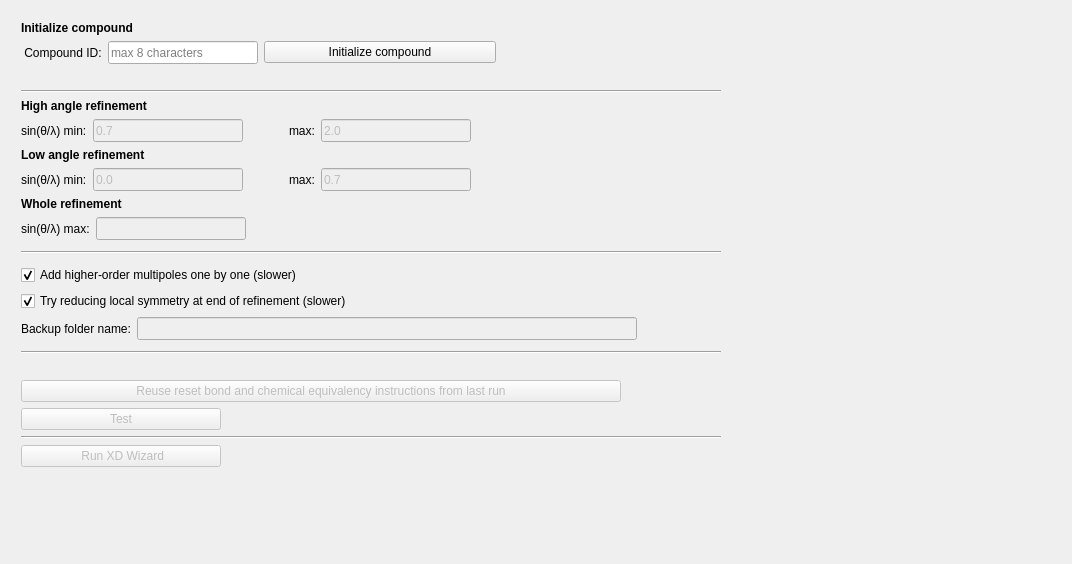
          <widget class="QWidget" name="scrollAreaWidgetContents">
           <property name="enabled">
            <bool>true</bool>
           </property>
           <property name="geometry">
            <rect>
             <x>0</x>
             <y>0</y>
             <width>1072</width>
             <height>564</height>
            </rect>
           </property>
           <property name="autoFillBackground">
            <bool>true</bool>
           </property>
           <layout class="QGridLayout" name="gridLayout_33">
            <item row="0" column="0">
             <layout class="QVBoxLayout" name="wizLayout">
              <property name="leftMargin">
               <number>10</number>
              </property>
              <property name="topMargin">
               <number>10</number>
              </property>
              <property name="rightMargin">
               <number>10</number>
              </property>
              <property name="bottomMargin">
               <number>10</number>
              </property>
              <item>
               <widget class="QLabel" name="label_11">
                <property name="text">
                 <string>&lt;html&gt;&lt;head/&gt;&lt;body&gt;&lt;p&gt;&lt;span style=&quot; font-weight:600;&quot;&gt;Initialize compound&lt;/span&gt;&lt;/p&gt;&lt;/body&gt;&lt;/html&gt;</string>
                </property>
               </widget>
              </item>
              <item>
               <layout class="QHBoxLayout" name="horizontalLayout_52">
                <property name="topMargin">
                 <number>0</number>
                </property>
                <item>
                 <widget class="QLabel" name="label_51">
                  <property name="text">
                   <string> Compound ID:</string>
                  </property>
                 </widget>
                </item>
                <item>
                 <widget class="QLineEdit" name="xdWizCmpID">
                  <property name="minimumSize">
                   <size>
                    <width>0</width>
                    <height>23</height>
                   </size>
                  </property>
                  <property name="maximumSize">
                   <size>
                    <width>150</width>
                    <height>16777215</height>
                   </size>
                  </property>
                  <property name="maxLength">
                   <number>8</number>
                  </property>
                  <property name="placeholderText">
                   <string>max 8 characters</string>
                  </property>
                 </widget>
                </item>
                <item>
                 <widget class="QPushButton" name="xdWizINIBut">
                  <property name="minimumSize">
                   <size>
                    <width>232</width>
                    <height>0</height>
                   </size>
                  </property>
                  <property name="text">
                   <string>Initialize compound</string>
                  </property>
                 </widget>
                </item>
                <item>
                 <spacer name="horizontalSpacer_25">
                  <property name="orientation">
                   <enum>Qt::Horizontal</enum>
                  </property>
                  <property name="sizeHint" stdset="0">
                   <size>
                    <width>40</width>
                    <height>20</height>
                   </size>
                  </property>
                 </spacer>
                </item>
               </layout>
              </item>
              <item>
               <widget class="QLabel" name="xdWizINILab">
                <property name="font">
                 <font>
                  <italic>true</italic>
                 </font>
                </property>
                <property name="text">
                 <string/>
                </property>
               </widget>
              </item>
              <item>
               <widget class="Line" name="line_3">
                <property name="maximumSize">
                 <size>
                  <width>700</width>
                  <height>16777215</height>
                 </size>
                </property>
                <property name="orientation">
                 <enum>Qt::Horizontal</enum>
                </property>
               </widget>
              </item>
              <item>
               <layout class="QVBoxLayout" name="verticalLayout_11">
                <property name="topMargin">
                 <number>0</number>
                </property>
                <property name="bottomMargin">
                 <number>5</number>
                </property>
                <item>
                 <widget class="QLabel" name="label_53">
                  <property name="text">
                   <string>&lt;b&gt;High angle refinement&lt;/b&gt;</string>
                  </property>
                 </widget>
                </item>
                <item>
                 <layout class="QHBoxLayout" name="horizontalLayout_57">
                  <property name="topMargin">
                   <number>0</number>
                  </property>
                  <item>
                   <widget class="QLabel" name="label_52">
                    <property name="text">
                     <string>sin(θ/λ) min:</string>
                    </property>
                   </widget>
                  </item>
                  <item>
                   <widget class="QLineEdit" name="wizHighSnlMin">
                    <property name="enabled">
                     <bool>false</bool>
                    </property>
                    <property name="minimumSize">
                     <size>
                      <width>0</width>
                      <height>23</height>
                     </size>
                    </property>
                    <property name="maximumSize">
                     <size>
                      <width>150</width>
                      <height>16777215</height>
                     </size>
                    </property>
                    <property name="text">
                     <string>0.7</string>
                    </property>
                   </widget>
                  </item>
                  <item>
                   <spacer name="horizontalSpacer_26">
                    <property name="orientation">
                     <enum>Qt::Horizontal</enum>
                    </property>
                    <property name="sizeType">
                     <enum>QSizePolicy::Fixed</enum>
                    </property>
                    <property name="sizeHint" stdset="0">
                     <size>
                      <width>40</width>
                      <height>20</height>
                     </size>
                    </property>
                   </spacer>
                  </item>
                  <item>
                   <widget class="QLabel" name="label_54">
                    <property name="text">
                     <string>max:</string>
                    </property>
                   </widget>
                  </item>
                  <item>
                   <widget class="QLineEdit" name="wizHighSnlMax">
                    <property name="enabled">
                     <bool>false</bool>
                    </property>
                    <property name="minimumSize">
                     <size>
                      <width>0</width>
                      <height>23</height>
                     </size>
                    </property>
                    <property name="maximumSize">
                     <size>
                      <width>150</width>
                      <height>16777215</height>
                     </size>
                    </property>
                    <property name="text">
                     <string>2.0</string>
                    </property>
                   </widget>
                  </item>
                  <item>
                   <spacer name="horizontalSpacer_27">
                    <property name="orientation">
                     <enum>Qt::Horizontal</enum>
                    </property>
                    <property name="sizeHint" stdset="0">
                     <size>
                      <width>40</width>
                      <height>20</height>
                     </size>
                    </property>
                   </spacer>
                  </item>
                 </layout>
                </item>
                <item>
                 <widget class="QLabel" name="label_55">
                  <property name="text">
                   <string>&lt;b&gt;Low angle refinement&lt;/b&gt;</string>
                  </property>
                 </widget>
                </item>
                <item>
                 <layout class="QHBoxLayout" name="horizontalLayout_60">
                  <item>
                   <widget class="QLabel" name="label_56">
                    <property name="text">
                     <string>sin(θ/λ) min:</string>
                    </property>
                   </widget>
                  </item>
                  <item>
                   <widget class="QLineEdit" name="wizLowSnlMin">
                    <property name="enabled">
                     <bool>false</bool>
                    </property>
                    <property name="minimumSize">
                     <size>
                      <width>0</width>
                      <height>23</height>
                     </size>
                    </property>
                    <property name="maximumSize">
                     <size>
                      <width>150</width>
                      <height>16777215</height>
                     </size>
                    </property>
                    <property name="text">
                     <string>0.0</string>
                    </property>
                   </widget>
                  </item>
                  <item>
                   <spacer name="horizontalSpacer_35">
                    <property name="orientation">
                     <enum>Qt::Horizontal</enum>
                    </property>
                    <property name="sizeType">
                     <enum>QSizePolicy::Fixed</enum>
                    </property>
                    <property name="sizeHint" stdset="0">
                     <size>
                      <width>40</width>
                      <height>20</height>
                     </size>
                    </property>
                   </spacer>
                  </item>
                  <item>
                   <widget class="QLabel" name="label_57">
                    <property name="text">
                     <string>max:</string>
                    </property>
                   </widget>
                  </item>
                  <item>
                   <widget class="QLineEdit" name="wizLowSnlMax">
                    <property name="enabled">
                     <bool>false</bool>
                    </property>
                    <property name="minimumSize">
                     <size>
                      <width>0</width>
                      <height>23</height>
                     </size>
                    </property>
                    <property name="maximumSize">
                     <size>
                      <width>150</width>
                      <height>16777215</height>
                     </size>
                    </property>
                    <property name="text">
                     <string>0.7</string>
                    </property>
                   </widget>
                  </item>
                  <item>
                   <spacer name="horizontalSpacer_29">
                    <property name="orientation">
                     <enum>Qt::Horizontal</enum>
                    </property>
                    <property name="sizeHint" stdset="0">
                     <size>
                      <width>40</width>
                      <height>20</height>
                     </size>
                    </property>
                   </spacer>
                  </item>
                 </layout>
                </item>
                <item>
                 <widget class="QLabel" name="label_62">
                  <property name="text">
                   <string>&lt;b&gt;Whole refinement&lt;/b&gt;</string>
                  </property>
                 </widget>
                </item>
                <item>
                 <layout class="QHBoxLayout" name="horizontalLayout_29">
                  <property name="bottomMargin">
                   <number>0</number>
                  </property>
                  <item>
                   <widget class="QLabel" name="label_63">
                    <property name="text">
                     <string>sin(θ/λ) max:</string>
                    </property>
                   </widget>
                  </item>
                  <item>
                   <widget class="QLineEdit" name="wizUniSnlMax">
                    <property name="enabled">
                     <bool>false</bool>
                    </property>
                    <property name="minimumSize">
                     <size>
                      <width>0</width>
                      <height>23</height>
                     </size>
                    </property>
                    <property name="maximumSize">
                     <size>
                      <width>150</width>
                      <height>16777215</height>
                     </size>
                    </property>
                   </widget>
                  </item>
                  <item>
                   <spacer name="horizontalSpacer_34">
                    <property name="orientation">
                     <enum>Qt::Horizontal</enum>
                    </property>
                    <property name="sizeHint" stdset="0">
                     <size>
                      <width>40</width>
                      <height>20</height>
                     </size>
                    </property>
                   </spacer>
                  </item>
                 </layout>
                </item>
               </layout>
              </item>
              <item>
               <widget class="Line" name="line_4">
                <property name="maximumSize">
                 <size>
                  <width>700</width>
                  <height>16777215</height>
                 </size>
                </property>
                <property name="orientation">
                 <enum>Qt::Horizontal</enum>
                </property>
               </widget>
              </item>
              <item>
               <layout class="QVBoxLayout" name="verticalLayout_53">
                <property name="topMargin">
                 <number>5</number>
                </property>
                <property name="bottomMargin">
                 <number>5</number>
                </property>
                <item>
                 <widget class="QCheckBox" name="wizSeqMultBox">
                  <property name="text">
                   <string>Add higher-order multipoles one by one (slower)</string>
                  </property>
                  <property name="checked">
                   <bool>true</bool>
                  </property>
                 </widget>
                </item>
                <item>
                 <widget class="QCheckBox" name="lowerSymBox">
                  <property name="text">
                   <string>Try reducing local symmetry at end of refinement (slower)</string>
                  </property>
                  <property name="checked">
                   <bool>true</bool>
                  </property>
                 </widget>
                </item>
                <item>
                 <layout class="QHBoxLayout" name="horizontalLayout_3">
                  <property name="topMargin">
                   <number>0</number>
                  </property>
                  <item>
                   <widget class="QLabel" name="label_13">
                    <property name="text">
                     <string>Backup folder name:</string>
                    </property>
                   </widget>
                  </item>
                  <item>
                   <widget class="QLineEdit" name="wizBackupInput">
                    <property name="enabled">
                     <bool>false</bool>
                    </property>
                    <property name="minimumSize">
                     <size>
                      <width>500</width>
                      <height>23</height>
                     </size>
                    </property>
                    <property name="maximumSize">
                     <size>
                      <width>0</width>
                      <height>16777215</height>
                     </size>
                    </property>
                   </widget>
                  </item>
                  <item>
                   <spacer name="horizontalSpacer_3">
                    <property name="orientation">
                     <enum>Qt::Horizontal</enum>
                    </property>
                    <property name="sizeHint" stdset="0">
                     <size>
                      <width>40</width>
                      <height>20</height>
                     </size>
                    </property>
                   </spacer>
                  </item>
                 </layout>
                </item>
               </layout>
              </item>
              <item>
               <widget class="Line" name="line_6">
                <property name="maximumSize">
                 <size>
                  <width>700</width>
                  <height>16777215</height>
                 </size>
                </property>
                <property name="orientation">
                 <enum>Qt::Horizontal</enum>
                </property>
               </widget>
              </item>
              <item>
               <layout class="QVBoxLayout" name="verticalLayout_54">
                <property name="topMargin">
                 <number>0</number>
                </property>
                <property name="bottomMargin">
                 <number>0</number>
                </property>
                <item>
                 <widget class="QLabel" name="wizTestStatusLab">
                  <property name="font">
                   <font>
                    <italic>true</italic>
                   </font>
                  </property>
                  <property name="text">
                   <string/>
                  </property>
                  <property name="margin">
                   <number>0</number>
                  </property>
                 </widget>
                </item>
               </layout>
              </item>
              <item>
               <widget class="QPushButton" name="wizReuseMasBut">
                <property name="enabled">
                 <bool>false</bool>
                </property>
                <property name="maximumSize">
                 <size>
                  <width>600</width>
                  <height>16777215</height>
                 </size>
                </property>
                <property name="text">
                 <string>Reuse reset bond and chemical equivalency instructions from last run</string>
                </property>
               </widget>
              </item>
              <item>
               <widget class="QPushButton" name="xdWizardTestBut">
                <property name="enabled">
                 <bool>false</bool>
                </property>
                <property name="maximumSize">
                 <size>
                  <width>200</width>
                  <height>16777215</height>
                 </size>
                </property>
                <property name="text">
                 <string>Test</string>
                </property>
               </widget>
              </item>
              <item>
               <widget class="Line" name="line_7">
                <property name="maximumSize">
                 <size>
                  <width>700</width>
                  <height>16777215</height>
                 </size>
                </property>
                <property name="orientation">
                 <enum>Qt::Horizontal</enum>
                </property>
               </widget>
              </item>
              <item>
               <widget class="QPushButton" name="xdWizardBut">
                <property name="enabled">
                 <bool>false</bool>
                </property>
                <property name="maximumSize">
                 <size>
                  <width>200</width>
                  <height>16777215</height>
                 </size>
                </property>
                <property name="text">
                 <string> Run XD Wizard</string>
                </property>
                <property name="icon">
                 <iconset>
                  <normaloff>../../.designer/backup/res/play.ico</normaloff>../../.designer/backup/res/play.ico</iconset>
                </property>
               </widget>
              </item>
              <item>
               <widget class="QLabel" name="xdWizardStatusLab">
                <property name="text">
                 <string/>
                </property>
               </widget>
              </item>
              <item>
               <spacer name="verticalSpacer_27">
                <property name="orientation">
                 <enum>Qt::Vertical</enum>
                </property>
                <property name="sizeHint" stdset="0">
                 <size>
                  <width>20</width>
                  <height>40</height>
                 </size>
                </property>
               </spacer>
              </item>
              <item>
               <spacer name="verticalSpacer_29">
                <property name="orientation">
                 <enum>Qt::Vertical</enum>
                </property>
                <property name="sizeHint" stdset="0">
                 <size>
                  <width>20</width>
                  <height>40</height>
                 </size>
                </property>
               </spacer>
              </item>
              <item>
               <layout class="QVBoxLayout" name="nppWizLayout">
                <property name="leftMargin">
                 <number>10</number>
                </property>
                <property name="topMargin">
                 <number>10</number>
                </property>
                <property name="rightMargin">
                 <number>10</number>
                </property>
                <property name="bottomMargin">
                 <number>10</number>
                </property>
               </layout>
              </item>
             </layout>
            </item>
           </layout>
          </widget>
